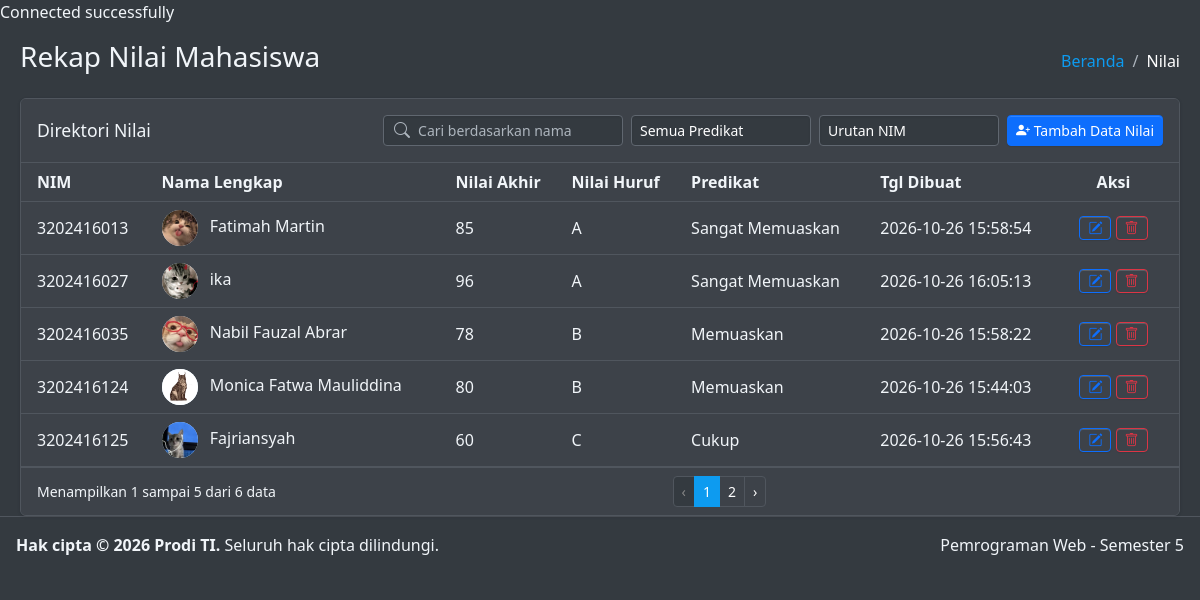
/bacanilai.php, run on the app's committed database.
### tables this page shows
CREATE TABLE `nilaimahasiswa` (
  `NIM` varchar(10) NOT NULL,
  `NamaMahasiswa` varchar(100) NOT NULL,
  `NilaiAkhir` float NOT NULL,
  `NilaiHuruf` char(5) DEFAULT NULL,
  `Predikat` varchar(20) DEFAULT NULL,
  `created_date` datetime NOT NULL,
  `modified_date` datetime NOT NULL,
  `avatar` varchar(300) NOT NULL
);

### bacanilai.php (the view, shortened to what this page needs)
<?php
require_once __DIR__ . "/connect.php";
$sql = "SELECT * FROM nilaimahasiswa ORDER BY NIM ASC";
$result = mysqli_query($conn, $sql);
$data = [];
while ($row = mysqli_fetch_assoc($result)) {
    $data[] = $row;
}
function e($value) {
    return htmlspecialchars(
        (string) $value,
        ENT_QUOTES,
        "UTF-8"
    );
}
?>
<!DOCTYPE html>
<html lang="id">
<head>
    <link rel="stylesheet" href="./css/adminlte.css">
    <link rel="stylesheet"
          href="https://cdn.jsdelivr.net/npm/bootstrap-icons@1.13.1/font/bootstrap-icons.min.css">
</head>
<body>
<div class="app-wrapper">
    <main class="app-main">
        <div class="app-content-header">
            <div class="container-fluid">
                <div class="row align-items-center">
                    <div class="col-sm-6">
                        <h1 class="fs-3">
                            Rekap Nilai Mahasiswa
                        </h1>
                    </div>
                    <div class="col-sm-6">
                        <ol class="breadcrumb float-sm-end">
                            <li class="breadcrumb-item">
                                <a href="adminlte.php">Beranda</a>
                            </li>
                            <li class="breadcrumb-item active">
                                Nilai
                            </li>
                        </ol>
                    </div>
                </div>
            </div>
        </div>
        <div class="app-content">
            <div class="container-fluid">
                <div class="card">
                    <div class="card-header">
                        <div class="row g-2 align-items-center">
                            <div class="col-md-3">
                                <h3 class="card-title">
                                    Direktori Nilai
                                </h3>
                            </div>
                            <div class="col-md-9">
                                <div class="toolbar d-flex flex-wrap
                                            justify-content-md-end
                                            align-items-center gap-2">
                                    <div class="search-box">
                                        <input type="search"
                                               id="cariNama"
                                               class="form-control form-control-sm"
                                               placeholder="Cari berdasarkan nama">
                                    </div>
                                    <select id="filterPredikat"
                                            class="form-select form-select-sm"
                                            style="width:180px">
                                        <option value="">
                                            Semua Predikat
                                        </option>
                                    </select>
                                    <select id="sortingNilai"
                                            class="form-select form-select-sm"
                                            style="width:180px">
                                        <option value="default">
                                            Urutan NIM
                                        </option>
                                    </select>
                                    <a href="inputnilai.php"
                                       class="btn btn-primary btn-sm">
                                        <i class="bi bi-person-plus-fill"></i>
                                        Tambah Data Nilai
                                    </a>
                                </div>
                            </div>
                        </div>
                    </div>
                    <div class="card-body p-0">
                        <div class="table-responsive">
                            <table class="table table-hover
                                          align-middle mb-0"
                                   id="tabelNilai">
                                <thead>
                                    <tr>
                                        <th class="ps-3">NIM</th>
                                        <th>Nama Lengkap</th>
                                        <th>Nilai Akhir</th>
                                        <th>Nilai Huruf</th>
                                        <th>Predikat</th>
                                        <th>Tgl Dibuat</th>
                                        <th class="text-center">Aksi</th>
                                    </tr>
                                </thead>
                                <tbody id="dataNilai">
                                <?php foreach ($data as $row): ?>
                                    <tr>
                                        <td class="ps-3">
                                            <?= e($row["NIM"]) ?>
                                        </td>
                                        <td>
                                            <?php
                                            $avatar = $row["avatar"] ?? "";
                                            $namaFile = basename($avatar);
                                            $lokasiFoto = __DIR__
                                                . "/uploads/"
                                                . $namaFile;
                                            $fotoValid = (
                                                $avatar !== "" &&
                                                $namaFile === $avatar &&
                                                is_file($lokasiFoto)
                                            );
                                            ?>
                                            <?php if ($fotoValid): ?>
                                                <img
                                                    src="<?= e("uploads/" . $namaFile) ?>"
                                                    class="avatar"
                                                    alt="Avatar mahasiswa">
                                            <?php else: ?>
                                                <span class="avatar">
                                                    <i class="bi bi-person-fill"></i>
                                                </span>
                                            <?php endif; ?>
                                            <?= e($row["NamaMahasiswa"]) ?>
                                        </td>
                                        <td>
                                            <?= e($row["NilaiAkhir"]) ?>
                                        </td>
                                        <td>
                                            <?= e($row["NilaiHuruf"]) ?>
                                        </td>
                                        <td>
                                            <?= e($row["Predikat"]) ?>
                                        </td>
                                        <td>
                                            <?= e($row["created_date"] ?? "-") ?>
                                        </td>
                                        <td class="text-center">
                                            <a href="formeditnilai.php?nim=<?= urlencode($row["NIM"]) ?>"
                                               class="btn btn-sm btn-outline-primary"
                                               title="Edit data">
                                                <i class="bi bi-pencil-square"></i>
                                            </a>
                                            <form action="hapusnilai.php"
                                                  method="post"
                                                  class="d-inline"
                                                  onsubmit="return confirm('Yakin ingin menghapus data mahasiswa ini?')">
                                                <button type="submit"
                                                        class="btn btn-sm btn-outline-danger"
                                                        title="Hapus data">
                                                    <i class="bi bi-trash"></i>
                                                </button>
                                            </form>
                                        </td>
                                    </tr>
                                <?php endforeach; ?>
                                </tbody>
                            </table>
                        </div>
                    </div>
                    <div class="card-footer d-flex
                                justify-content-between
                                align-items-center
                                flex-wrap gap-2">
                        <small id="infoData">
                        </small>
                        <ul class="pagination pagination-sm mb-0"
                            id="pagination">
                        </ul>
                    </div>
                </div>
            </div>
        </div>
        <footer class="app-footer">
            <strong>Hak cipta &copy; 2026 Prodi TI.</strong>
            Seluruh hak cipta dilindungi.
            <span class="float-end">
                Pemrograman Web - Semester 5
            </span>
        </footer>
    </main>
</div>
</body>
</html>

### bacanilai.php (style rules this page uses)
body { background: #343a40; color: #f1f5f9; }
.app-wrapper, .app-main, .app-content-header, .app-content, .app-footer { background: #343a40; color: #f1f5f9; }
.card, .card-header, .card-body, .card-footer { background: #3d4249; color: #f1f5f9; border-color: #50565e; }
.table { --bs-table-bg: transparent; --bs-table-color: #f1f5f9; --bs-table-border-color: #50565e; margin-bottom: 0; }
.table th, .table td { vertical-align: middle; }
.form-control, .form-select { background: #343a40; color: white; border-color: #606770; }
.form-control::placeholder { color: #adb5bd; }
.form-select option { background: #343a40; color: white; }
.breadcrumb-item a { color: #0d9bf0 !important; text-decoration: none; }
.breadcrumb-item.active { color: #ffffff !important; }
.breadcrumb-item + .breadcrumb-item::before { color: #adb5bd !important; }
.search-box { position: relative; width: 240px; }
.search-box .form-control { padding-left: 34px; }
.avatar { width: 36px; height: 36px; border-radius: 50%; object-fit: cover; display: inline-flex; align-items: center; justify-content: center; vertical-align: middle; margin-right: 8px; background: #d9f0ff; color: #0878b9; }
.app-footer { padding: 16px; border-top: 1px solid #50565e; }

### data on the page
nilaimahasiswa: NIM "3202416013", avatar (picture), NamaMahasiswa "Fatimah Martin", NilaiAkhir "85", NilaiHuruf "A", Predikat "Sangat Memuaskan", created_date "2026-10-26 15:58:54"
nilaimahasiswa: NIM "3202416027", avatar (picture), NamaMahasiswa "ika", NilaiAkhir "96", NilaiHuruf "A", Predikat "Sangat Memuaskan", created_date "2026-10-26 16:05:13"
nilaimahasiswa: NIM "3202416035", avatar (picture), NamaMahasiswa "Nabil Fauzal Abrar", NilaiAkhir "78", NilaiHuruf "B", Predikat "Memuaskan", created_date "2026-10-26 15:58:22"
nilaimahasiswa: NIM "3202416124", avatar (picture), NamaMahasiswa "Monica Fatwa Mauliddina", NilaiAkhir "80", NilaiHuruf "B", Predikat "Memuaskan", created_date "2026-10-26 15:44:03"
nilaimahasiswa: NIM "3202416125", avatar (picture), NamaMahasiswa "Fajriansyah", NilaiAkhir "60", NilaiHuruf "C", Predikat "Cukup", created_date "2026-10-26 15:56:43"
